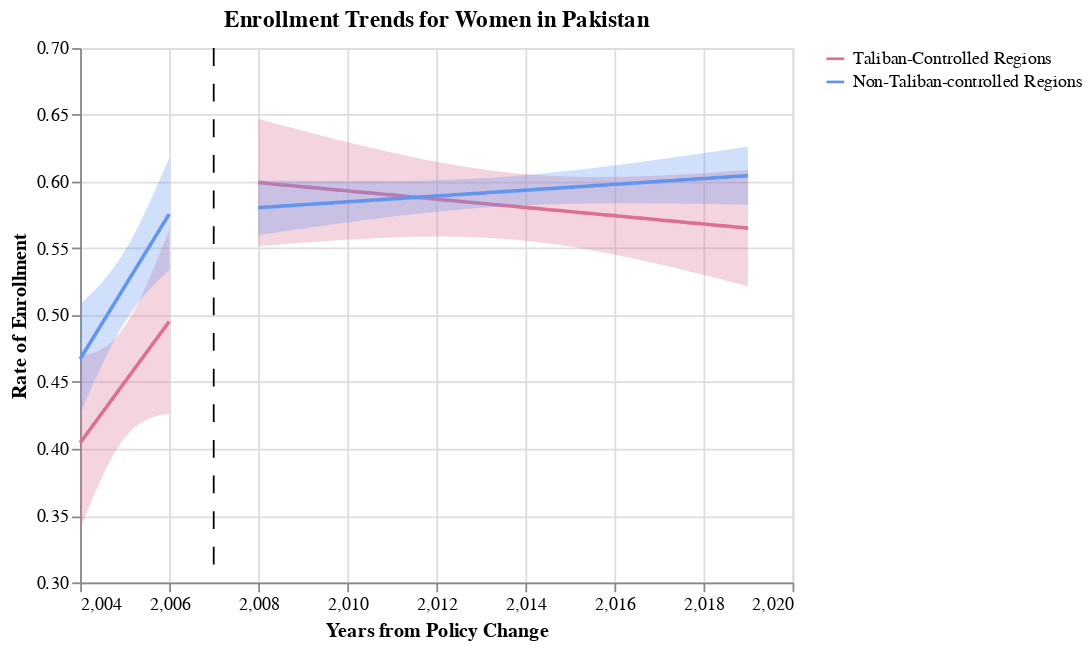

The cell this chart's notebook holds for it:
### Code cell
# Women Enrolment in Taliban controlled regions and otherwise

legend = alt.Chart(data_merge).transform_calculate(f="1", m="0")
scale = alt.Scale(
    domain=["Taliban-Controlled Regions", "Non-Taliban-controlled Regions"],
    range=["palevioletred", "cornflowerblue"],
)

## Female Trends
alt.data_transformers.disable_max_rows()
tal_base = alt.Chart(
    women[women["taliban_indic"] == 1], title="Enrollment Trends for Women in Pakistan"
).encode(
    x="year",
    y=alt.Y("rate_enrollment", title="Rate of Enrollment", scale=alt.Scale(zero=False)),
    color=alt.Color("female:N", scale=scale, title=""),
)

base_taliban = tal_base.transform_regression("year", "rate_enrollment").mark_line()

fit, taliban_pre_line = get_reg_fit(
    women_pre[women_pre["taliban_indic"] == 1],
    yvar="rate_enrollment",
    xvar="year",
    alpha=0.05,
    col="palevioletred",
)

fit, taliban_post_line = get_reg_fit(
    women_post[women_post["taliban_indic"] == 1],
    yvar="rate_enrollment",
    xvar="year",
    alpha=0.05,
    col="palevioletred",
)


## Male Trends
alt.data_transformers.disable_max_rows()
no_tal_base = alt.Chart(
    women[women["taliban_indic"] == 0], title="Enrollment Trends for Women in Pakistan"
).encode(
    x="year",
    y=alt.Y("rate_enrollment", title="Rate of Enrollment", scale=alt.Scale(zero=False)),
    color=alt.Color("male:N", scale=scale, title=""),
)

base_other = no_tal_base.transform_regression("year", "rate_enrollment").mark_line()

fit, other_pre_line = get_reg_fit(
    women_pre[women_pre["taliban_indic"] == 0],
    yvar="rate_enrollment",
    xvar="year",
    alpha=0.05,
    col="cornflowerblue",
)

fit, other_post_line = get_reg_fit(
    women_post[women_post["taliban_indic"] == 0],
    yvar="rate_enrollment",
    xvar="year",
    alpha=0.05,
    col="cornflowerblue",
)

plots_taliban_region = (
    base_taliban
    + taliban_pre_line
    + taliban_post_line
    + base_other
    + other_pre_line
    + other_post_line
    + sep_line_taliban
)
plots_taliban_region
